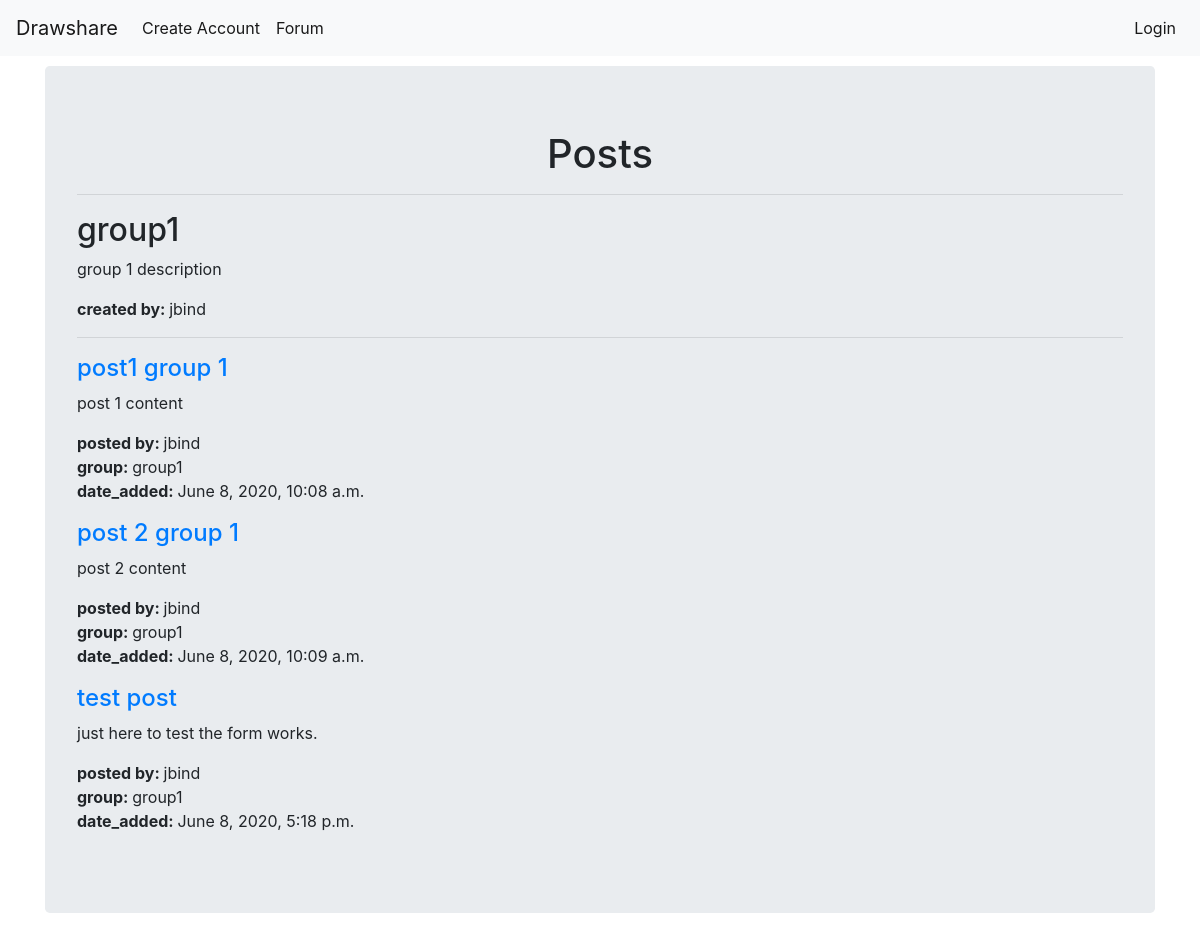
The page /drawapp/posts/1/ on the database as committed earlier.
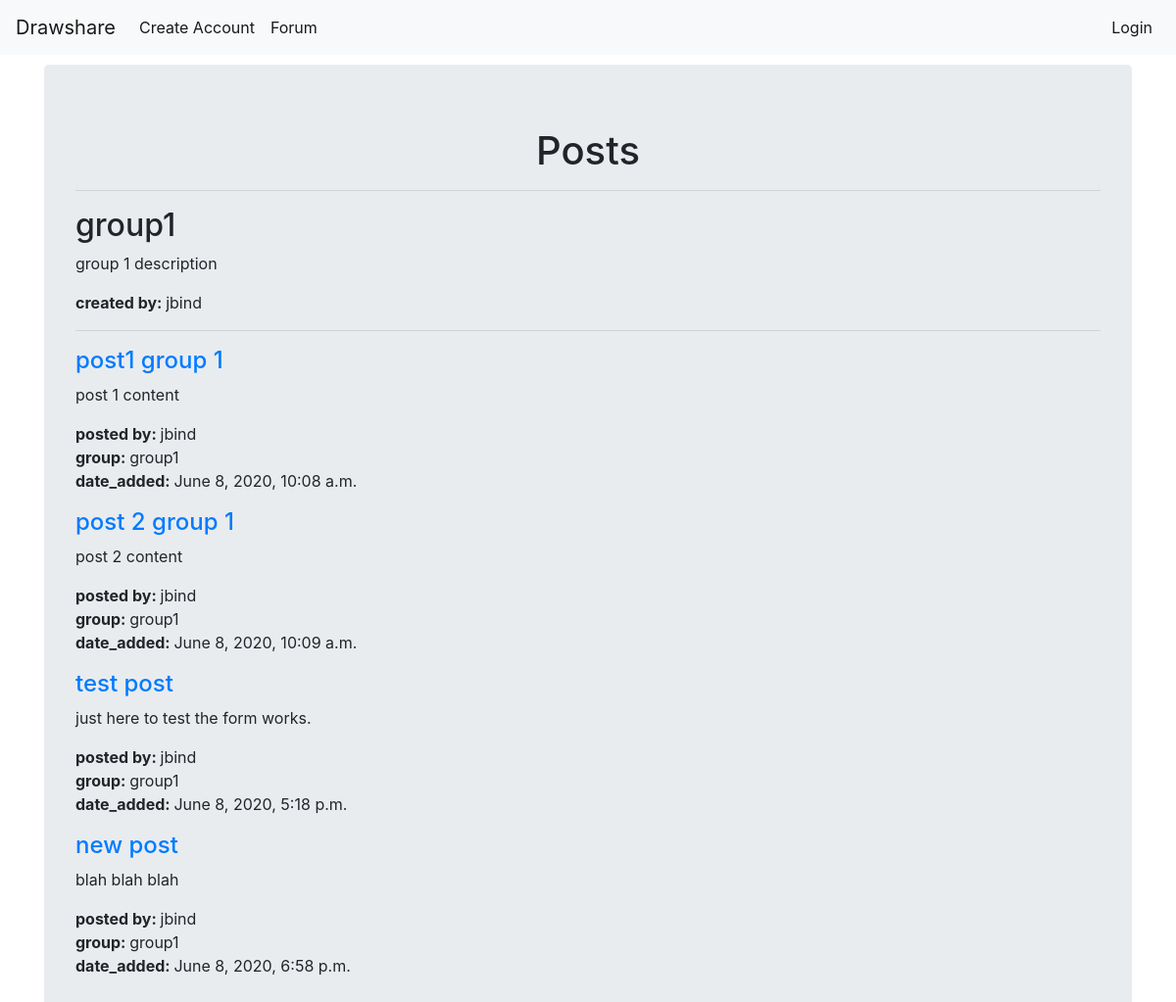
The same page on the database as committed later.
### drawapp/models.py (models this page shows, shortened)
class Post(models.Model):
    user = models.ForeignKey(User, on_delete=models.CASCADE, default=1)
    group = models.ForeignKey(Group, on_delete=models.CASCADE)
    title = models.CharField(max_length=100)
    image = models.ImageField(upload_to='images', null=True, blank=True)
    content = models.TextField()
    date_added = models.DateTimeField(auto_now_add=True)

class Group(models.Model):
    user = models.ForeignKey(User, on_delete=models.CASCADE, default=1)
    name = models.CharField(max_length=100)
    description = models.TextField(max_length=500)

### drawapp/views.py (the view)
# urls.py: path('posts/<pk>/', views.GroupPostList.as_view(), name='posts'),
class GroupPostList(ListView):
    model = Post
    def get_queryset(self):
        self.group = get_object_or_404(Group, pk=self.kwargs['pk'])
        return Post.objects.filter(group=self.group)
    def get_context_data(self, **kwargs):
        context = super().get_context_data(**kwargs)
        context['group'] = self.group
        return context

### drawapp/templates/drawapp/post_list.html (shortened to what this page needs)
{% extends 'base/base.html' %}
{% block navbar %}
<h1 class="page_header">Posts</h1>
<hr>
<h2>{{ group.name }}</h2>
<p>{{ group.description }}</p>
<p><strong>created by: </strong>{{ group.user.username }}</p>
<hr>
{% if object_list %}
    {% for post in object_list %}
    <a href="{% url 'comments' post.pk %}"><h4>{{ post.title }}</h4></a>
    <div class="text_container">
      <p>{{ post.content }}</p>
      <p>
        <strong>posted by: </strong>{{ post.user.username }} <br>
        <strong>group: </strong>{{ post.group.name }} <br>
        <strong>date_added: </strong>{{ post.date_added }}
      </p>
    </div>
    {% endfor %}
{% else %}
  <h2>No Posts in Group!</h2>
{% endif %}
{% endblock %}

Rows that differ between the two databases and show on the page:
added Post: title "new post", content "blah blah blah", user.username "jbind", group.name "group1", date_added "June 8, 2020, 6:58 p.m."
